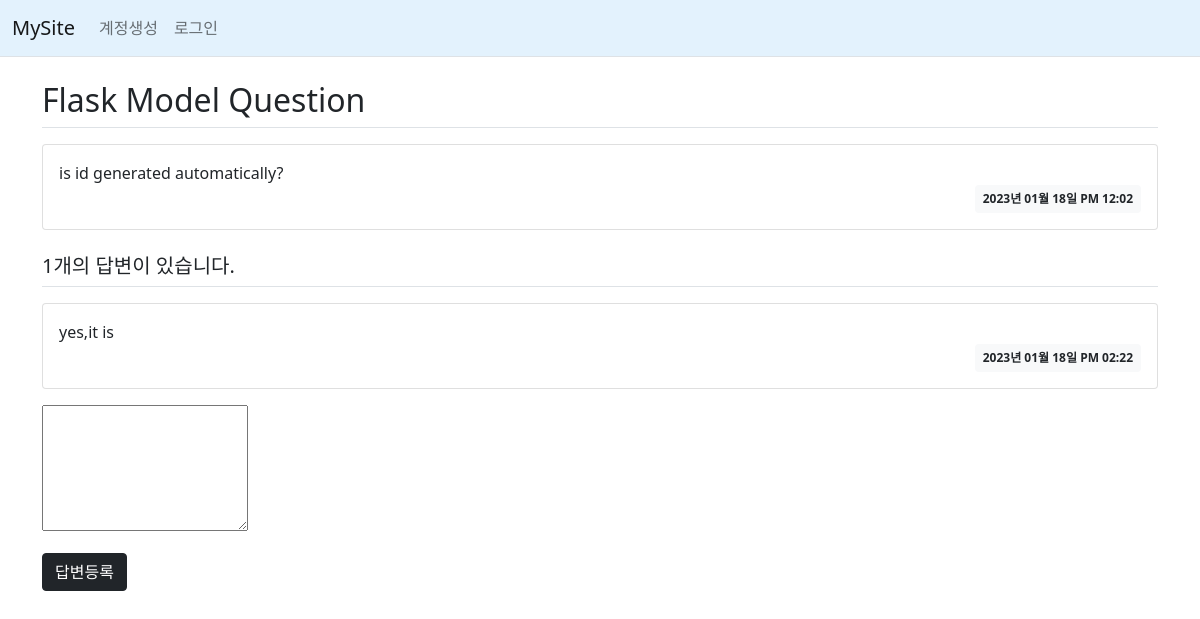
Before: /question/detail/2/ with the older database file.
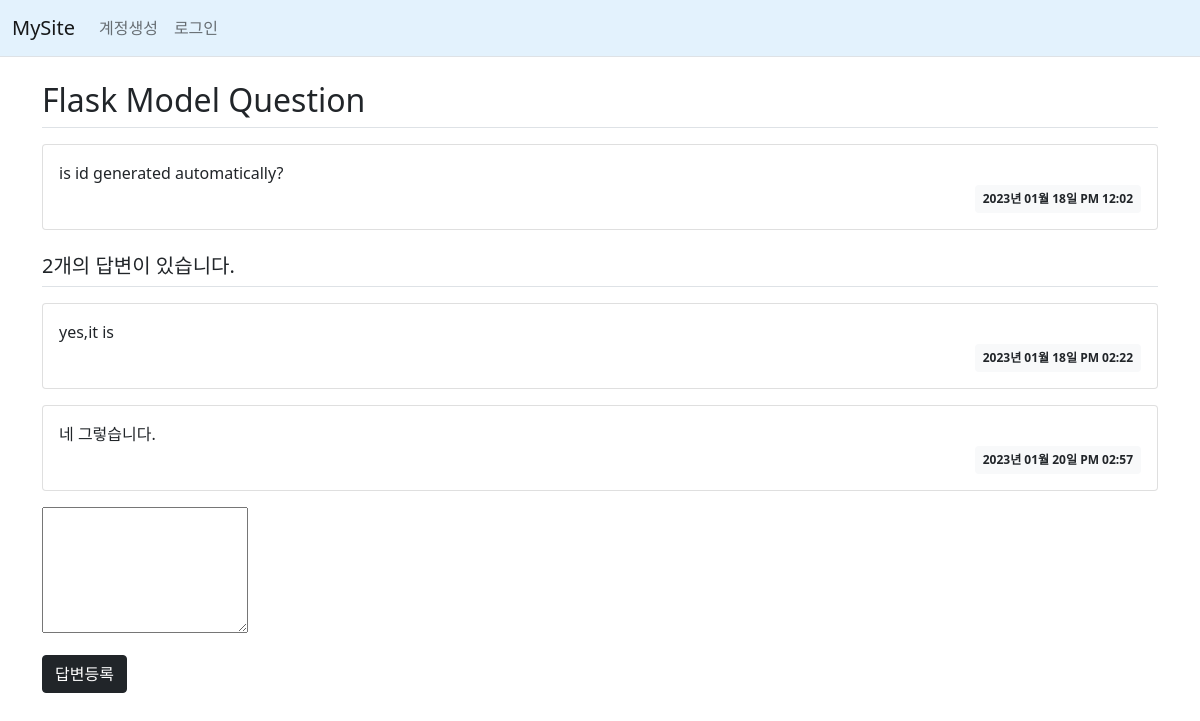
After: the same page with the newer database file.
### mysite/models.py (models this page shows)
class Question(db.Model):
    id = db.Column(db.Integer, primary_key=True)
    subject = db.Column(db.String(200), nullable=False)
    content = db.Column(db.Text(), nullable=False)
    create_date = db.Column(db.DateTime(), nullable=False)

class Answer(db.Model):
    id = db.Column(db.Integer, primary_key=True)
    question_id = db.Column(db.Integer, db.ForeignKey('question.id', ondelete='CASCADE'))
    question = db.relationship('Question', backref=db.backref('answer_set'))
    content = db.Column(db.Text(), nullable=False)
    create_date = db.Column(db.DateTime(), nullable=False)

### mysite/views/question_views.py (the view)
@bp.route('/detail/<int:question_id>/')
def detail(question_id):
    question = Question.query.get_or_404(question_id)
    return render_template('question/question_detail.html', question=question)

### mysite/filter.py (called while the page is built)
def format_datetime(value, fmt='%Y년 %m월 %d일 %p %I:%M'):
    return value.strftime(fmt)

### mysite/views/auth_views.py (called while the page is built)
@bp.before_app_request
def load_logged_in_user():
    user_id = session.get('user_id')
    if user_id is None:
        g.user = None
    else:
        g.user = User.query.get(user_id)

### mysite/templates/question/question_detail.html
{% extends 'base.html' %}
{% block content %}
<div class="container my-3">
    <h2 class="border-bottom py-2">{{ question.subject }}</h2>
    <div class="card my-3">
        <div class="card-body">
            <div class="card-text" style="white-space: pre-line;">{{ question.content }}</div>
            <div class="d-flex justify-content-end">
                <div class="badge bg-light text-dark p-2">
                    {{ question.create_date|datetime }}
                </div>
            </div>
        </div>
    </div>
    <h5 class="border-bottom my-3 py-2">{{ question.answer_set|length }}개의 답변이 있습니다.</h5>
    {% for answer in question.answer_set %}
    <div class="card my-3">
        <div class="card-body">
            <div class="card-text" style="white-space: pre-line;">{{ answer.content }}</div>
            <div class="d-flex justify-content-end">
                <div class="badge bg-light text-dark p-2">
                    {{ answer.create_date|datetime }}
                </div>
            </div>
        </div>
    </div>
    {% endfor %}
    <form action="{{ url_for('answer.create', question_id=question.id) }}" method="post">
        <div class="mb-3">
            <textarea name="content" id="content" rows="5"></textarea>
        </div>
    <input type="submit" value="답변등록" class="btn btn-dark">
    </form>
</div>
{% endblock %}

### mysite/templates/base.html (shortened to what this page needs)
<!doctype html>
<html lang="ko">
<head>
    <link rel="stylesheet" href="{{ url_for('static', filename='bootstrap.min.css') }}">
    <link rel="stylesheet" href="{{ url_for('static', filename='style.css') }}">
</head>
<body>
{% include "navbar.html" %}
{% block content %}
{% endblock %}
</body>
</html>

### mysite/templates/navbar.html (shortened to what this page needs)
<!DOCTYPE html>
<html lang="en">
<head>
</head>
<body>
<nav class="navbar navbar-expand-lg navbar-light border-bottom", style="background-color: #e3f2fd;">
    <div class="container-fluid">
        <a class="navbar-brand" href="{{ url_for('main.hello_world') }}">MySite</a>
        <div class="collapse navbar-collapse" id="navbarSupportedContent">
            {% if g.user %}
            <ul class="navbar-nav">
                <li class="nav-item ">
                    <a class="nav-link" href="{{ url_for('auth.logout') }}">{{ g.user.username }} (로그아웃)</a>
                </li>
            </ul>
            {% else %}
            <ul class="navbar-nav me-auto mb-2 mb-lg-0">
                <li class="nav-item">
                    <a class="nav-link" href="{{ url_for('auth.signup') }}">계정생성</a>
                </li>
                <li class="nav-item">
                    <a class="nav-link" href="{{ url_for('auth.login') }}">로그인</a>
                </li>
            </ul>
            {% endif %}
        </div>
    </div>
</nav>
</body>
</html>

### mysite/static/style.css (style rules this page uses)
a { text-decoration:none; color: inherit; }

Changed rows visible on the page:
added Answer: content "네 그렇습니다.", create_date "2023년 01월 20일 PM 02:57"
Other visible differences:
{{ question.answer_set|length }}: "1" → "2"
